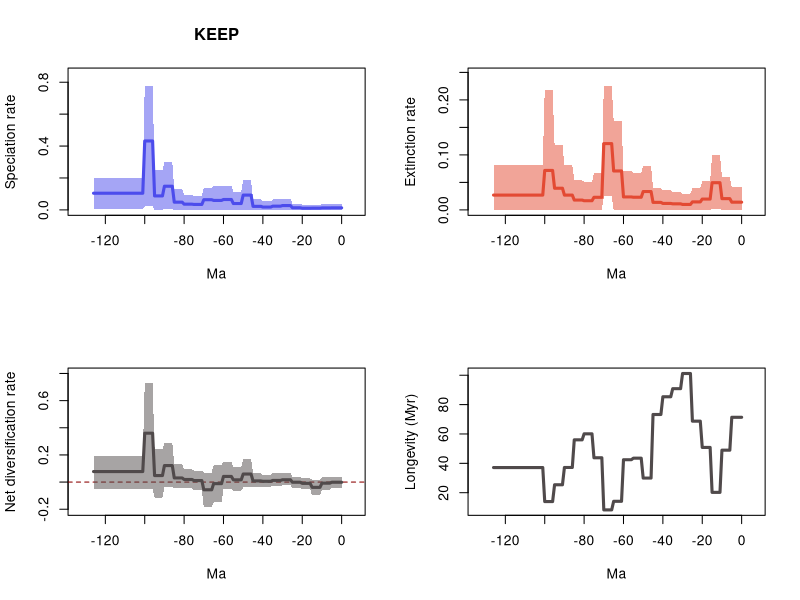

This figure's R source:
# 20 files combined:
# 	../Results/Genus_NS/5_MA_bins_EP_FT/pyrate_mcmc_logs/Occ_gn_Squali_NS_10_G_KEEP_BDS_marginal_rates.log
# 	../Results/Genus_NS/5_MA_bins_EP_FT/pyrate_mcmc_logs/Occ_gn_Squali_NS_11_G_KEEP_BDS_marginal_rates.log
# 	../Results/Genus_NS/5_MA_bins_EP_FT/pyrate_mcmc_logs/Occ_gn_Squali_NS_12_G_KEEP_BDS_marginal_rates.log
# 	../Results/Genus_NS/5_MA_bins_EP_FT/pyrate_mcmc_logs/Occ_gn_Squali_NS_13_G_KEEP_BDS_marginal_rates.log
# 	../Results/Genus_NS/5_MA_bins_EP_FT/pyrate_mcmc_logs/Occ_gn_Squali_NS_14_G_KEEP_BDS_marginal_rates.log
# 	../Results/Genus_NS/5_MA_bins_EP_FT/pyrate_mcmc_logs/Occ_gn_Squali_NS_15_G_KEEP_BDS_marginal_rates.log
# 	../Results/Genus_NS/5_MA_bins_EP_FT/pyrate_mcmc_logs/Occ_gn_Squali_NS_16_G_KEEP_BDS_marginal_rates.log
# 	../Results/Genus_NS/5_MA_bins_EP_FT/pyrate_mcmc_logs/Occ_gn_Squali_NS_17_G_KEEP_BDS_marginal_rates.log
# 	../Results/Genus_NS/5_MA_bins_EP_FT/pyrate_mcmc_logs/Occ_gn_Squali_NS_18_G_KEEP_BDS_marginal_rates.log
# 	../Results/Genus_NS/5_MA_bins_EP_FT/pyrate_mcmc_logs/Occ_gn_Squali_NS_19_G_KEEP_BDS_marginal_rates.log
# 	../Results/Genus_NS/5_MA_bins_EP_FT/pyrate_mcmc_logs/Occ_gn_Squali_NS_1_G_KEEP_BDS_marginal_rates.log
# 	../Results/Genus_NS/5_MA_bins_EP_FT/pyrate_mcmc_logs/Occ_gn_Squali_NS_20_G_KEEP_BDS_marginal_rates.log
# 	../Results/Genus_NS/5_MA_bins_EP_FT/pyrate_mcmc_logs/Occ_gn_Squali_NS_2_G_KEEP_BDS_marginal_rates.log
# 	../Results/Genus_NS/5_MA_bins_EP_FT/pyrate_mcmc_logs/Occ_gn_Squali_NS_3_G_KEEP_BDS_marginal_rates.log
# 	../Results/Genus_NS/5_MA_bins_EP_FT/pyrate_mcmc_logs/Occ_gn_Squali_NS_4_G_KEEP_BDS_marginal_rates.log
# 	../Results/Genus_NS/5_MA_bins_EP_FT/pyrate_mcmc_logs/Occ_gn_Squali_NS_5_G_KEEP_BDS_marginal_rates.log
# 	../Results/Genus_NS/5_MA_bins_EP_FT/pyrate_mcmc_logs/Occ_gn_Squali_NS_6_G_KEEP_BDS_marginal_rates.log
# 	../Results/Genus_NS/5_MA_bins_EP_FT/pyrate_mcmc_logs/Occ_gn_Squali_NS_7_G_KEEP_BDS_marginal_rates.log
# 	../Results/Genus_NS/5_MA_bins_EP_FT/pyrate_mcmc_logs/Occ_gn_Squali_NS_8_G_KEEP_BDS_marginal_rates.log
# 	../Results/Genus_NS/5_MA_bins_EP_FT/pyrate_mcmc_logs/Occ_gn_Squali_NS_9_G_KEEP_BDS_marginal_rates.log

# 95% HPDs calculated using code from Biopy (https://www.cs.auckland.ac.nz/~yhel002/biopy/)

pdf(file='../Results/Genus_NS/5_MA_bins_EP_FT/pyrate_mcmc_logs/Occ_gn_Squali_NS_10_G_KEEP_BDS_marginal_rates_RTT.pdf',width=10.8, height=8.4)
par(mfrow=c(2,2))
library(scales)
L_hpd_m95=c(5.0508464e-07, 5.0508464e-07,5.0508464e-07,5.0508464e-07,5.0508464e-07,5.0508464e-07,1.21627591e-07,1.21627591e-07,1.21627591e-07,1.21627591e-07,1.21627591e-07,5.6218001e-07,5.6218001e-07,5.6218001e-07,5.6218001e-07,5.6218001e-07,7.5524015e-08,7.5524015e-08,7.5524015e-08,7.5524015e-08,7.5524015e-08,8.23950171e-07,8.23950171e-07,8.23950171e-07,8.23950171e-07,8.23950171e-07,1.319735523e-06,1.319735523e-06,1.319735523e-06,1.319735523e-06,1.319735523e-06,7.53260588e-07,7.53260588e-07,7.53260588e-07,7.53260588e-07,7.53260588e-07,2.038171532e-06,2.038171532e-06,2.038171532e-06,2.038171532e-06,2.038171532e-06,3.52420028e-07,3.52420028e-07,3.52420028e-07,3.52420028e-07,3.52420028e-07,0.001416067098861,0.001416067098861,0.001416067098861,0.001416067098861,0.001416067098861,1.57116132e-07,1.57116132e-07,1.57116132e-07,1.57116132e-07,1.57116132e-07,4.252530395e-06,4.252530395e-06,4.252530395e-06,4.252530395e-06,4.252530395e-06,1.169695085e-06,1.169695085e-06,1.169695085e-06,1.169695085e-06,1.169695085e-06,2.1176454527e-05,2.1176454527e-05,2.1176454527e-05,2.1176454527e-05,2.1176454527e-05,2.474384819e-06,2.474384819e-06,2.474384819e-06,2.474384819e-06,2.474384819e-06,3.285208435e-06,3.285208435e-06,3.285208435e-06,3.285208435e-06,3.285208435e-06,3.603430425e-06,3.603430425e-06,3.603430425e-06,3.603430425e-06,3.603430425e-06,0.005422741458199,0.005422741458199,0.005422741458199,0.005422741458199,0.005422741458199,1.128581453e-06,1.128581453e-06,1.128581453e-06,1.128581453e-06,1.128581453e-06,0.022621688982811,0.022621688982811,0.022621688982811,0.022621688982811,0.022621688982811,0.005041318071762,0.005041318071762,0.005041318071762,0.005041318071762,0.005041318071762,0.005041318071762,0.005041318071762,0.005041318071762,0.005041318071762,0.005041318071762,0.005041318071762,0.005041318071762,0.005041318071762,0.005041318071762,0.005041318071762,0.005041318071762,0.005041318071762,0.005041318071762,0.005041318071762,0.005041318071762,0.005041318071762,0.005041318071762,0.005041318071762,0.005041318071762,0.005041318071762,0.005041318071762)
L_hpd_M95=c(0.038525777821844, 0.038525777821844,0.038525777821844,0.038525777821844,0.038525777821844,0.038525777821844,0.036545054692913,0.036545054692913,0.036545054692913,0.036545054692913,0.036545054692913,0.032209487075589,0.032209487075589,0.032209487075589,0.032209487075589,0.032209487075589,0.030802096211081,0.030802096211081,0.030802096211081,0.030802096211081,0.030802096211081,0.038664115526741,0.038664115526741,0.038664115526741,0.038664115526741,0.038664115526741,0.070051499798312,0.070051499798312,0.070051499798312,0.070051499798312,0.070051499798312,0.065961302017375,0.065961302017375,0.065961302017375,0.065961302017375,0.065961302017375,0.052612768852292,0.052612768852292,0.052612768852292,0.052612768852292,0.052612768852292,0.065239514714142,0.065239514714142,0.065239514714142,0.065239514714142,0.065239514714142,0.18562470691366,0.18562470691366,0.18562470691366,0.18562470691366,0.18562470691366,0.111098882371011,0.111098882371011,0.111098882371011,0.111098882371011,0.111098882371011,0.152271707513143,0.152271707513143,0.152271707513143,0.152271707513143,0.152271707513143,0.151751056233935,0.151751056233935,0.151751056233935,0.151751056233935,0.151751056233935,0.137964880655571,0.137964880655571,0.137964880655571,0.137964880655571,0.137964880655571,0.088635985681698,0.088635985681698,0.088635985681698,0.088635985681698,0.088635985681698,0.091459210711651,0.091459210711651,0.091459210711651,0.091459210711651,0.091459210711651,0.130949693578099,0.130949693578099,0.130949693578099,0.130949693578099,0.130949693578099,0.299802524106115,0.299802524106115,0.299802524106115,0.299802524106115,0.299802524106115,0.247593047322772,0.247593047322772,0.247593047322772,0.247593047322772,0.247593047322772,0.776941965363074,0.776941965363074,0.776941965363074,0.776941965363074,0.776941965363074,0.198941576701256,0.198941576701256,0.198941576701256,0.198941576701256,0.198941576701256,0.198941576701256,0.198941576701256,0.198941576701256,0.198941576701256,0.198941576701256,0.198941576701256,0.198941576701256,0.198941576701256,0.198941576701256,0.198941576701256,0.198941576701256,0.198941576701256,0.198941576701256,0.198941576701256,0.198941576701256,0.198941576701256,0.198941576701256,0.198941576701256,0.198941576701256,0.198941576701256,0.198941576701256)
M_hpd_m95=c(2.23121799e-07, 2.23121799e-07,2.23121799e-07,2.23121799e-07,2.23121799e-07,2.23121799e-07,2.187435003e-06,2.187435003e-06,2.187435003e-06,2.187435003e-06,2.187435003e-06,0.001057999031727,0.001057999031727,0.001057999031727,0.001057999031727,0.001057999031727,7.001622744e-06,7.001622744e-06,7.001622744e-06,7.001622744e-06,7.001622744e-06,6.64721139e-07,6.64721139e-07,6.64721139e-07,6.64721139e-07,6.64721139e-07,1.1149417e-08,1.1149417e-08,1.1149417e-08,1.1149417e-08,1.1149417e-08,8.2642793e-07,8.2642793e-07,8.2642793e-07,8.2642793e-07,8.2642793e-07,7.09414777e-07,7.09414777e-07,7.09414777e-07,7.09414777e-07,7.09414777e-07,1.931166535e-06,1.931166535e-06,1.931166535e-06,1.931166535e-06,1.931166535e-06,2.342889932e-06,2.342889932e-06,2.342889932e-06,2.342889932e-06,2.342889932e-06,2.1205754e-08,2.1205754e-08,2.1205754e-08,2.1205754e-08,2.1205754e-08,5.98077506e-07,5.98077506e-07,5.98077506e-07,5.98077506e-07,5.98077506e-07,5.142060506e-06,5.142060506e-06,5.142060506e-06,5.142060506e-06,5.142060506e-06,0.024375831313307,0.024375831313307,0.024375831313307,0.024375831313307,0.024375831313307,5.061825246e-06,5.061825246e-06,5.061825246e-06,5.061825246e-06,5.061825246e-06,7.79679256e-07,7.79679256e-07,7.79679256e-07,7.79679256e-07,7.79679256e-07,3.60518025e-07,3.60518025e-07,3.60518025e-07,3.60518025e-07,3.60518025e-07,2.100305912e-06,2.100305912e-06,2.100305912e-06,2.100305912e-06,2.100305912e-06,1.80696038e-06,1.80696038e-06,1.80696038e-06,1.80696038e-06,1.80696038e-06,6.3029757e-08,6.3029757e-08,6.3029757e-08,6.3029757e-08,6.3029757e-08,2.326304748e-06,2.326304748e-06,2.326304748e-06,2.326304748e-06,2.326304748e-06,2.326304748e-06,2.326304748e-06,2.326304748e-06,2.326304748e-06,2.326304748e-06,2.326304748e-06,2.326304748e-06,2.326304748e-06,2.326304748e-06,2.326304748e-06,2.326304748e-06,2.326304748e-06,2.326304748e-06,2.326304748e-06,2.326304748e-06,2.326304748e-06,2.326304748e-06,2.326304748e-06,2.326304748e-06,2.326304748e-06,2.326304748e-06)
M_hpd_M95=c(0.041742841554457, 0.041742841554457,0.041742841554457,0.041742841554457,0.041742841554457,0.041742841554457,0.058954567249433,0.058954567249433,0.058954567249433,0.058954567249433,0.058954567249433,0.100398542020745,0.100398542020745,0.100398542020745,0.100398542020745,0.100398542020745,0.052575300185383,0.052575300185383,0.052575300185383,0.052575300185383,0.052575300185383,0.039926755182124,0.039926755182124,0.039926755182124,0.039926755182124,0.039926755182124,0.029517804543973,0.029517804543973,0.029517804543973,0.029517804543973,0.029517804543973,0.032712627552974,0.032712627552974,0.032712627552974,0.032712627552974,0.032712627552974,0.035388829229026,0.035388829229026,0.035388829229026,0.035388829229026,0.035388829229026,0.040151837430198,0.040151837430198,0.040151837430198,0.040151837430198,0.040151837430198,0.080466810903659,0.080466810903659,0.080466810903659,0.080466810903659,0.080466810903659,0.067170754227378,0.067170754227378,0.067170754227378,0.067170754227378,0.067170754227378,0.070229500372401,0.070229500372401,0.070229500372401,0.070229500372401,0.070229500372401,0.162522969589286,0.162522969589286,0.162522969589286,0.162522969589286,0.162522969589286,0.225435374016966,0.225435374016966,0.225435374016966,0.225435374016966,0.225435374016966,0.066584864960673,0.066584864960673,0.066584864960673,0.066584864960673,0.066584864960673,0.050578765358546,0.050578765358546,0.050578765358546,0.050578765358546,0.050578765358546,0.053987996385679,0.053987996385679,0.053987996385679,0.053987996385679,0.053987996385679,0.081206714432241,0.081206714432241,0.081206714432241,0.081206714432241,0.081206714432241,0.118878880154463,0.118878880154463,0.118878880154463,0.118878880154463,0.118878880154463,0.218442976575482,0.218442976575482,0.218442976575482,0.218442976575482,0.218442976575482,0.08243920363447,0.08243920363447,0.08243920363447,0.08243920363447,0.08243920363447,0.08243920363447,0.08243920363447,0.08243920363447,0.08243920363447,0.08243920363447,0.08243920363447,0.08243920363447,0.08243920363447,0.08243920363447,0.08243920363447,0.08243920363447,0.08243920363447,0.08243920363447,0.08243920363447,0.08243920363447,0.08243920363447,0.08243920363447,0.08243920363447,0.08243920363447,0.08243920363447,0.08243920363447)
R_hpd_m95=c(-0.041109771608989, -0.041109771608989,-0.041109771608989,-0.041109771608989,-0.041109771608989,-0.041109771608989,-0.056995582888942,-0.056995582888942,-0.056995582888942,-0.056995582888942,-0.056995582888942,-0.098415224590196,-0.098415224590196,-0.098415224590196,-0.098415224590196,-0.098415224590196,-0.051711208951093,-0.051711208951093,-0.051711208951093,-0.051711208951093,-0.051711208951093,-0.040272671354142,-0.040272671354142,-0.040272671354142,-0.040272671354142,-0.040272671354142,-0.0243099497157,-0.0243099497157,-0.0243099497157,-0.0243099497157,-0.0243099497157,-0.028663555913853,-0.028663555913853,-0.028663555913853,-0.028663555913853,-0.028663555913853,-0.034564245696148,-0.034564245696148,-0.034564245696148,-0.034564245696148,-0.034564245696148,-0.039227601352749,-0.039227601352749,-0.039227601352749,-0.039227601352749,-0.039227601352749,-0.039071451924415,-0.039071451924415,-0.039071451924415,-0.039071451924415,-0.039071451924415,-0.063759959975545,-0.063759959975545,-0.063759959975545,-0.063759959975545,-0.063759959975545,-0.053361990512514,-0.053361990512514,-0.053361990512514,-0.053361990512514,-0.053361990512514,-0.149027745956352,-0.149027745956352,-0.149027745956352,-0.149027745956352,-0.149027745956352,-0.186119982062121,-0.186119982062121,-0.186119982062121,-0.186119982062121,-0.186119982062121,-0.061275400779335,-0.061275400779335,-0.061275400779335,-0.061275400779335,-0.061275400779335,-0.042482605492199,-0.042482605492199,-0.042482605492199,-0.042482605492199,-0.042482605492199,-0.044815657915056,-0.044815657915056,-0.044815657915056,-0.044815657915056,-0.044815657915056,-0.034372001001524,-0.034372001001524,-0.034372001001524,-0.034372001001524,-0.034372001001524,-0.115250688930747,-0.115250688930747,-0.115250688930747,-0.115250688930747,-0.115250688930747,-0.050354934382109,-0.050354934382109,-0.050354934382109,-0.050354934382109,-0.050354934382109,-0.047512897012225,-0.047512897012225,-0.047512897012225,-0.047512897012225,-0.047512897012225,-0.047512897012225,-0.047512897012225,-0.047512897012225,-0.047512897012225,-0.047512897012225,-0.047512897012225,-0.047512897012225,-0.047512897012225,-0.047512897012225,-0.047512897012225,-0.047512897012225,-0.047512897012225,-0.047512897012225,-0.047512897012225,-0.047512897012225,-0.047512897012225,-0.047512897012225,-0.047512897012225,-0.047512897012225,-0.047512897012225,-0.047512897012225)
R_hpd_M95=c(0.037869696503787, 0.037869696503787,0.037869696503787,0.037869696503787,0.037869696503787,0.037869696503787,0.036974911315954,0.036974911315954,0.036974911315954,0.036974911315954,0.036974911315954,0.015386794129554,0.015386794129554,0.015386794129554,0.015386794129554,0.015386794129554,0.028450243031718,0.028450243031718,0.028450243031718,0.028450243031718,0.028450243031718,0.035656344643879,0.035656344643879,0.035656344643879,0.035656344643879,0.035656344643879,0.069338424317196,0.069338424317196,0.069338424317196,0.069338424317196,0.069338424317196,0.067266957087683,0.067266957087683,0.067266957087683,0.067266957087683,0.067266957087683,0.052497001119562,0.052497001119562,0.052497001119562,0.052497001119562,0.052497001119562,0.06563551430546,0.06563551430546,0.06563551430546,0.06563551430546,0.06563551430546,0.172112531271723,0.172112531271723,0.172112531271723,0.172112531271723,0.172112531271723,0.111643875166154,0.111643875166154,0.111643875166154,0.111643875166154,0.111643875166154,0.150862126880426,0.150862126880426,0.150862126880426,0.150862126880426,0.150862126880426,0.12625552575527,0.12625552575527,0.12625552575527,0.12625552575527,0.12625552575527,0.069110202505469,0.069110202505469,0.069110202505469,0.069110202505469,0.069110202505469,0.084168717537896,0.084168717537896,0.084168717537896,0.084168717537896,0.084168717537896,0.092892628407222,0.092892628407222,0.092892628407222,0.092892628407222,0.092892628407222,0.131105063294222,0.131105063294222,0.131105063294222,0.131105063294222,0.131105063294222,0.290393394934179,0.290393394934179,0.290393394934179,0.290393394934179,0.290393394934179,0.240613839885106,0.240613839885106,0.240613839885106,0.240613839885106,0.240613839885106,0.726935725420945,0.726935725420945,0.726935725420945,0.726935725420945,0.726935725420945,0.188912360417135,0.188912360417135,0.188912360417135,0.188912360417135,0.188912360417135,0.188912360417135,0.188912360417135,0.188912360417135,0.188912360417135,0.188912360417135,0.188912360417135,0.188912360417135,0.188912360417135,0.188912360417135,0.188912360417135,0.188912360417135,0.188912360417135,0.188912360417135,0.188912360417135,0.188912360417135,0.188912360417135,0.188912360417135,0.188912360417135,0.188912360417135,0.188912360417135,0.188912360417135)
L_mean=c(0.012857022677626, 0.012857022677626,0.012857022677626,0.012857022677626,0.012857022677626,0.012857022677626,0.012282876839432,0.012282876839432,0.012282876839432,0.012282876839432,0.012282876839432,0.010713028365885,0.010713028365885,0.010713028365885,0.010713028365885,0.010713028365885,0.010319736245236,0.010319736245236,0.010319736245236,0.010319736245236,0.010319736245236,0.013269462043795,0.013269462043795,0.013269462043795,0.013269462043795,0.013269462043795,0.027244069275578,0.027244069275578,0.027244069275578,0.027244069275578,0.027244069275578,0.023448863601146,0.023448863601146,0.023448863601146,0.023448863601146,0.023448863601146,0.017637271946483,0.017637271946483,0.017637271946483,0.017637271946483,0.017637271946483,0.022206927213425,0.022206927213425,0.022206927213425,0.022206927213425,0.022206927213425,0.092681971728486,0.092681971728486,0.092681971728486,0.092681971728486,0.092681971728486,0.039788174949401,0.039788174949401,0.039788174949401,0.039788174949401,0.039788174949401,0.06525618474297,0.06525618474297,0.06525618474297,0.06525618474297,0.06525618474297,0.059291932907592,0.059291932907592,0.059291932907592,0.059291932907592,0.059291932907592,0.063769003530452,0.063769003530452,0.063769003530452,0.063769003530452,0.063769003530452,0.034040784213904,0.034040784213904,0.034040784213904,0.034040784213904,0.034040784213904,0.035827486592102,0.035827486592102,0.035827486592102,0.035827486592102,0.035827486592102,0.04847071828051,0.04847071828051,0.04847071828051,0.04847071828051,0.04847071828051,0.148353581326491,0.148353581326491,0.148353581326491,0.148353581326491,0.148353581326491,0.087591374226088,0.087591374226088,0.087591374226088,0.087591374226088,0.087591374226088,0.431763272456926,0.431763272456926,0.431763272456926,0.431763272456926,0.431763272456926,0.104501279174354,0.104501279174354,0.104501279174354,0.104501279174354,0.104501279174354,0.104501279174354,0.104501279174354,0.104501279174354,0.104501279174354,0.104501279174354,0.104501279174354,0.104501279174354,0.104501279174354,0.104501279174354,0.104501279174354,0.104501279174354,0.104501279174354,0.104501279174354,0.104501279174354,0.104501279174354,0.104501279174354,0.104501279174354,0.104501279174354,0.104501279174354,0.104501279174354,0.104501279174354)
M_mean=c(0.01401238028787, 0.01401238028787,0.01401238028787,0.01401238028787,0.01401238028787,0.01401238028787,0.020425748052414,0.020425748052414,0.020425748052414,0.020425748052414,0.020425748052414,0.049448873418925,0.049448873418925,0.049448873418925,0.049448873418925,0.049448873418925,0.019669679547879,0.019669679547879,0.019669679547879,0.019669679547879,0.019669679547879,0.014549807117328,0.014549807117328,0.014549807117328,0.014549807117328,0.014549807117328,0.009883874836283,0.009883874836283,0.009883874836283,0.009883874836283,0.009883874836283,0.011006622165864,0.011006622165864,0.011006622165864,0.011006622165864,0.011006622165864,0.011717384782007,0.011717384782007,0.011717384782007,0.011717384782007,0.011717384782007,0.013646913591719,0.013646913591719,0.013646913591719,0.013646913591719,0.013646913591719,0.033367804564624,0.033367804564624,0.033367804564624,0.033367804564624,0.033367804564624,0.022986620918728,0.022986620918728,0.022986620918728,0.022986620918728,0.022986620918728,0.023553513453727,0.023553513453727,0.023553513453727,0.023553513453727,0.023553513453727,0.070783910709177,0.070783910709177,0.070783910709177,0.070783910709177,0.070783910709177,0.120535581618039,0.120535581618039,0.120535581618039,0.120535581618039,0.120535581618039,0.02283490270817,0.02283490270817,0.02283490270817,0.02283490270817,0.02283490270817,0.016639955955607,0.016639955955607,0.016639955955607,0.016639955955607,0.016639955955607,0.017857121507527,0.017857121507527,0.017857121507527,0.017857121507527,0.017857121507527,0.026892320561812,0.026892320561812,0.026892320561812,0.026892320561812,0.026892320561812,0.039376289548202,0.039376289548202,0.039376289548202,0.039376289548202,0.039376289548202,0.071708123297629,0.071708123297629,0.071708123297629,0.071708123297629,0.071708123297629,0.026927117599871,0.026927117599871,0.026927117599871,0.026927117599871,0.026927117599871,0.026927117599871,0.026927117599871,0.026927117599871,0.026927117599871,0.026927117599871,0.026927117599871,0.026927117599871,0.026927117599871,0.026927117599871,0.026927117599871,0.026927117599871,0.026927117599871,0.026927117599871,0.026927117599871,0.026927117599871,0.026927117599871,0.026927117599871,0.026927117599871,0.026927117599871,0.026927117599871,0.026927117599871)
R_mean=c(-0.001155357610244, -0.001155357610244,-0.001155357610244,-0.001155357610244,-0.001155357610244,-0.001155357610244,-0.008142871212982,-0.008142871212982,-0.008142871212982,-0.008142871212982,-0.008142871212982,-0.03873584505304,-0.03873584505304,-0.03873584505304,-0.03873584505304,-0.03873584505304,-0.009349943302643,-0.009349943302643,-0.009349943302643,-0.009349943302643,-0.009349943302643,-0.001280345073533,-0.001280345073533,-0.001280345073533,-0.001280345073533,-0.001280345073533,0.017360194439295,0.017360194439295,0.017360194439295,0.017360194439295,0.017360194439295,0.012442241435281,0.012442241435281,0.012442241435281,0.012442241435281,0.012442241435281,0.005919887164476,0.005919887164476,0.005919887164476,0.005919887164476,0.005919887164476,0.008560013621705,0.008560013621705,0.008560013621705,0.008560013621705,0.008560013621705,0.059314167163862,0.059314167163862,0.059314167163862,0.059314167163862,0.059314167163862,0.016801554030673,0.016801554030673,0.016801554030673,0.016801554030673,0.016801554030673,0.041702671289242,0.041702671289242,0.041702671289242,0.041702671289242,0.041702671289242,-0.011491977801585,-0.011491977801585,-0.011491977801585,-0.011491977801585,-0.011491977801585,-0.056766578087588,-0.056766578087588,-0.056766578087588,-0.056766578087588,-0.056766578087588,0.011205881505734,0.011205881505734,0.011205881505734,0.011205881505734,0.011205881505734,0.019187530636495,0.019187530636495,0.019187530636495,0.019187530636495,0.019187530636495,0.030613596772982,0.030613596772982,0.030613596772982,0.030613596772982,0.030613596772982,0.121461260764679,0.121461260764679,0.121461260764679,0.121461260764679,0.121461260764679,0.048215084677886,0.048215084677886,0.048215084677886,0.048215084677886,0.048215084677886,0.360055149159297,0.360055149159297,0.360055149159297,0.360055149159297,0.360055149159297,0.077574161574483,0.077574161574483,0.077574161574483,0.077574161574483,0.077574161574483,0.077574161574483,0.077574161574483,0.077574161574483,0.077574161574483,0.077574161574483,0.077574161574483,0.077574161574483,0.077574161574483,0.077574161574483,0.077574161574483,0.077574161574483,0.077574161574483,0.077574161574483,0.077574161574483,0.077574161574483,0.077574161574483,0.077574161574483,0.077574161574483,0.077574161574483,0.077574161574483,0.077574161574483)
trans=0.5
age=(0:(127-1))* -1
plot(age,age,type = 'n', ylim = c(0, 0.8546361618993815), xlim = c(-133.35,6.3500000000000005), ylab = 'Speciation rate', xlab = 'Ma',main='KEEP' )
polygon(c(age, rev(age)), c(L_hpd_M95, rev(L_hpd_m95)), col = alpha("#4c4cec",trans), border = NA)
lines(rev(age), rev(L_mean), col = "#4c4cec", lwd=3)
plot(age,age,type = 'n', ylim = c(0, 0.24797891141866263), xlim = c(-133.35,6.3500000000000005), ylab = 'Extinction rate', xlab = 'Ma' )
polygon(c(age, rev(age)), c(M_hpd_M95, rev(M_hpd_m95)), col = alpha("#e34a33",trans), border = NA)
lines(rev(age), rev(M_mean), col = "#e34a33", lwd=3)
plot(age,age,type = 'n', ylim = c(-0.2047319802683331, 0.7996292979630395), xlim = c(-133.35,6.3500000000000005), ylab = 'Net diversification rate', xlab = 'Ma' )
abline(h=0,lty=2,col="darkred")
polygon(c(age, rev(age)), c(R_hpd_M95, rev(R_hpd_m95)), col = alpha("#504A4B",trans), border = NA)
lines(rev(age), rev(R_mean), col = "#504A4B", lwd=3)
plot(age,rev(1/M_mean),type = 'n', xlim = c(-133.35,6.3500000000000005), ylab = 'Longevity (Myr)', xlab = 'Ma' )
lines(rev(age), rev(1/M_mean), col = "#504A4B", lwd=3)
n <- dev.off()
